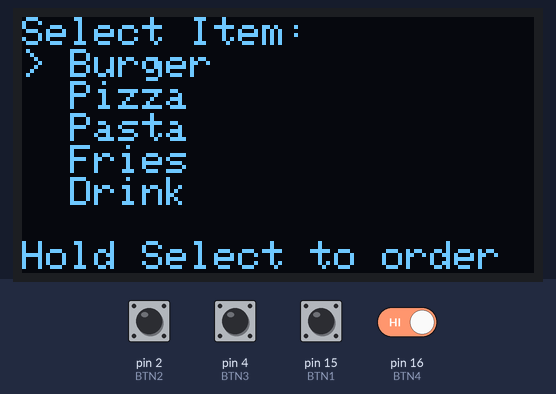
The sketch below on a simulated Arduino Uno, built with avr-gcc and run on an emulated ATmega328P. Shown: 128×64 one-colour display. The inputs (shaded band) are chosen by the test bench; at power-on: pin 2 (BTN2), pin 4 (BTN3), pin 15 (BTN1), pin 16 (BTN4) HIGH.

Above: at 1.2 s.
1.3 s: pin 4 (BTN3) pulled LOW for 1 s
At 1.45 s:
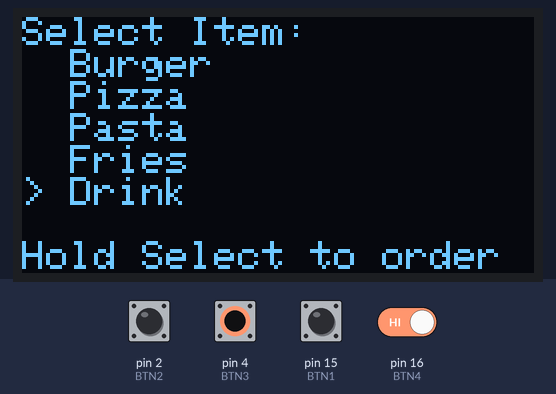
3.8 s: pin 15 (BTN1) pulled LOW for 0.15 s
At 4.2 s:
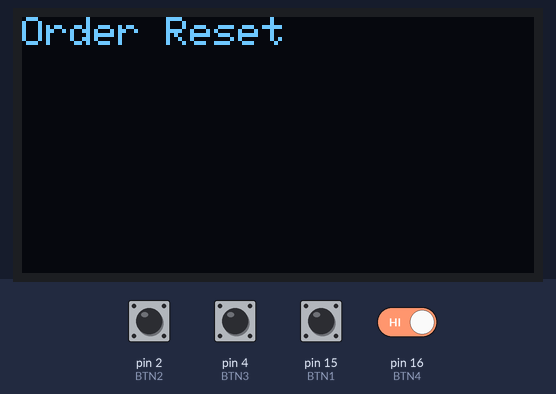
6.3 s: pin 2 (BTN2) pulled LOW for 0.15 s
At 6.9 s:
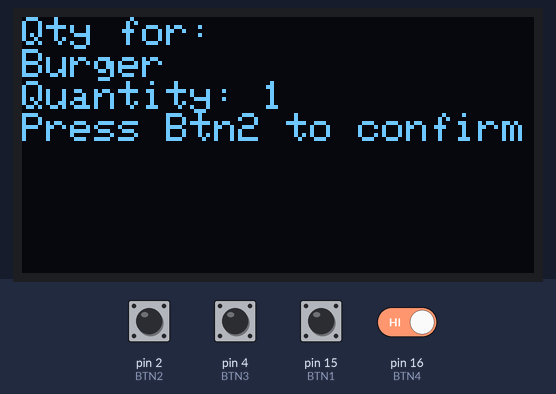
7.9 s: pin 4 (BTN3) pulled LOW for 0.15 s
At 8.7 s:
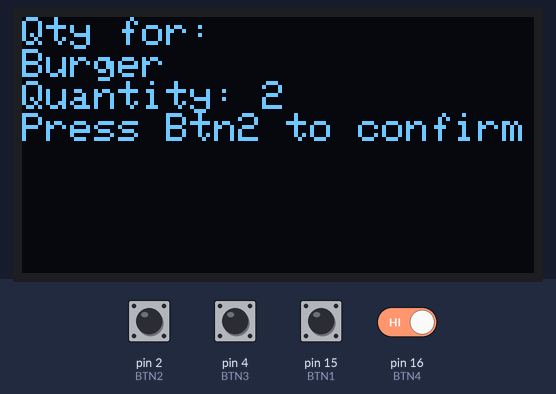
9.5 s: pin 2 (BTN2) pulled LOW for 1 s
At 11.7 s:
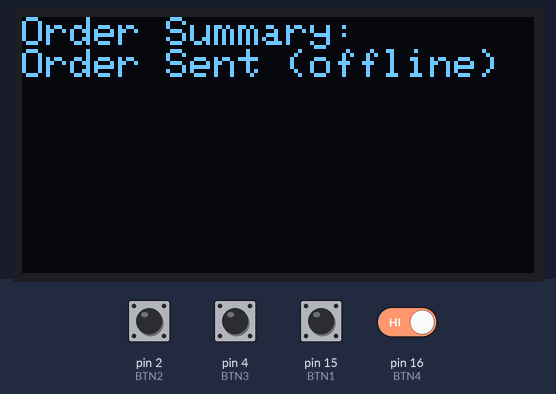
12.0 s: pin 2 (BTN2) driven LOW and pin 4 (BTN3) driven LOW and pin 15 (BTN1) driven LOW and pin 16 (BTN4) driven LOW
At 15.1 s:
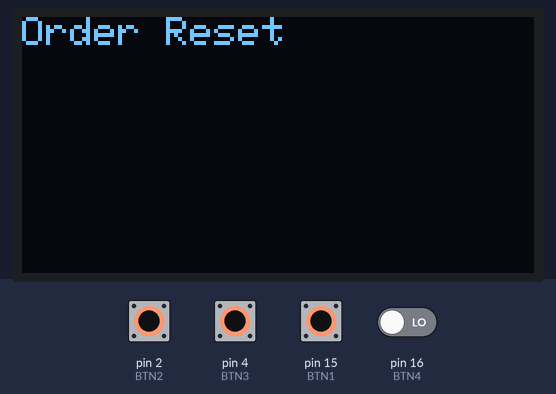
Timing chart, 0 to 16.0 s (numbered marks = the images above; inputs shaded):
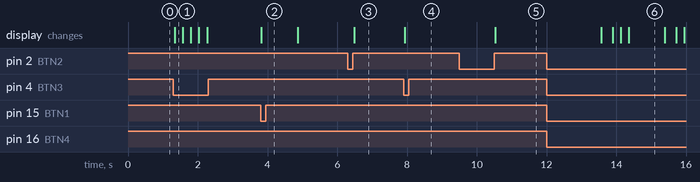

The sketch:

Test.ino
```cpp
#include <Wire.h>
#include <Adafruit_GFX.h>
#include <Adafruit_SSD1306.h>

// OLED setup
#define SCREEN_WIDTH 128
#define SCREEN_HEIGHT 64
#define OLED_RESET     -1
Adafruit_SSD1306 display(SCREEN_WIDTH, SCREEN_HEIGHT, &Wire, OLED_RESET);

// Button pins
#define BTN1 15  // Reset
#define BTN2 2   // Select / Confirm
#define BTN3 4   // Scroll up / Increment
#define BTN4 16  // Scroll down / Decrement

// Menu data
String menu[] = {"Burger", "Pizza", "Pasta", "Fries", "Drink"};
int menuSize = 5;

// State vars
int menuIndex = 0;
int quantity = 1;
bool inQuantityDialog = false;

struct OrderItem {
  String name;
  int quantity;
};
std::vector<OrderItem> cart;

void setup() {
  Serial.begin(115200);

  pinMode(BTN1, INPUT_PULLUP);
  pinMode(BTN2, INPUT_PULLUP);
  pinMode(BTN3, INPUT_PULLUP);
  pinMode(BTN4, INPUT_PULLUP);

  display.begin(SSD1306_SWITCHCAPVCC, 0x3C);
  display.clearDisplay();
  display.setTextColor(SSD1306_WHITE);
  display.setTextSize(1);

  showMenu();
}

void loop() {
  static bool btn2Pressed = false;
  static unsigned long btn2StartTime = 0;

  // Reset (BTN1)
  if (digitalRead(BTN1) == LOW) {
    resetOrder();
    delay(300);
  }

  // BTN2 Press Logic
  if (digitalRead(BTN2) == LOW && !btn2Pressed) {
    btn2Pressed = true;
    btn2StartTime = millis();
  }

  if (btn2Pressed && digitalRead(BTN2) == HIGH) {
    unsigned long pressDuration = millis() - btn2StartTime;
    btn2Pressed = false;

    if (pressDuration > 1000) {
      simulateOrderPlacement(); // Long press: place order
    } else {
      if (inQuantityDialog) {
        addToCart();
      } else {
        inQuantityDialog = true;
        quantity = 1;
        showQuantityDialog();
      }
    }
    delay(300);
  }

  // BTN3 - Scroll Up or Increase
  if (digitalRead(BTN3) == LOW) {
    if (inQuantityDialog) {
      quantity++;
      showQuantityDialog();
    } else {
      menuIndex = (menuIndex - 1 + menuSize) % menuSize;
      showMenu();
    }
    delay(200);
  }

  // BTN4 - Scroll Down or Decrease
  if (digitalRead(BTN4) == LOW) {
    if (inQuantityDialog) {
      quantity = max(1, quantity - 1);
      showQuantityDialog();
    } else {
      menuIndex = (menuIndex + 1) % menuSize;
      showMenu();
    }
    delay(200);
  }
}

void showMenu() {
  display.clearDisplay();
  display.setCursor(0, 0);
  display.println("Select Item:");
  for (int i = 0; i < menuSize; i++) {
    if (i == menuIndex) display.print("> ");
    else display.print("  ");
    display.println(menu[i]);
  }
  display.setCursor(0, 56);  // Bottom line
  display.print("Hold Select to order");
  display.display();
}

void showQuantityDialog() {
  display.clearDisplay();
  display.setCursor(0, 0);
  display.println("Qty for:");
  display.println(menu[menuIndex]);
  display.print("Quantity: ");
  display.println(quantity);
  display.println("Press Btn2 to confirm");
  display.display();
}

void addToCart() {
  OrderItem item = { menu[menuIndex], quantity };
  cart.push_back(item);
  inQuantityDialog = false;
  showMenu();
}

void resetOrder() {
  cart.clear();
  inQuantityDialog = false;
  menuIndex = 0;
  quantity = 1;
  display.clearDisplay();
  display.setCursor(0, 0);
  display.println("Order Reset");
  display.display();
  delay(1000);
  showMenu();
}

void simulateOrderPlacement() {
  display.clearDisplay();
  display.setCursor(0, 0);
  display.println("Order Summary:");

  for (int i = 0; i < cart.size(); i++) {
    display.print(cart[i].name);
    display.print(" x");
    display.println(cart[i].quantity);
    if (i == 3) break; // Limit to 4 lines
  }

  if (cart.size() > 4) {
    display.println("...more items");
  }

  display.println("Order Sent (offline)");
  display.display();

  delay(3000);
  cart.clear();
  showMenu();
}
```

Measured:
- after the input at 1.3 s, the display: changes at once (image 1)
- after the input at 3.8 s, the display: changes at once (image 2)
- after the input at 6.3 s, the display: changes after 0.18 s (image 3)
- after the input at 7.9 s, the display: changes at once (image 4)
- after the input at 9.5 s, the display: changes after 1.0 s (image 5)
- after the input at 12.0 s, the display: first differs from a run without the input after 1.9 s (image 6 shows a later state)
- what the display in image 6 shows lasts 1.0 s, from 14.4 s to 15.4 s
